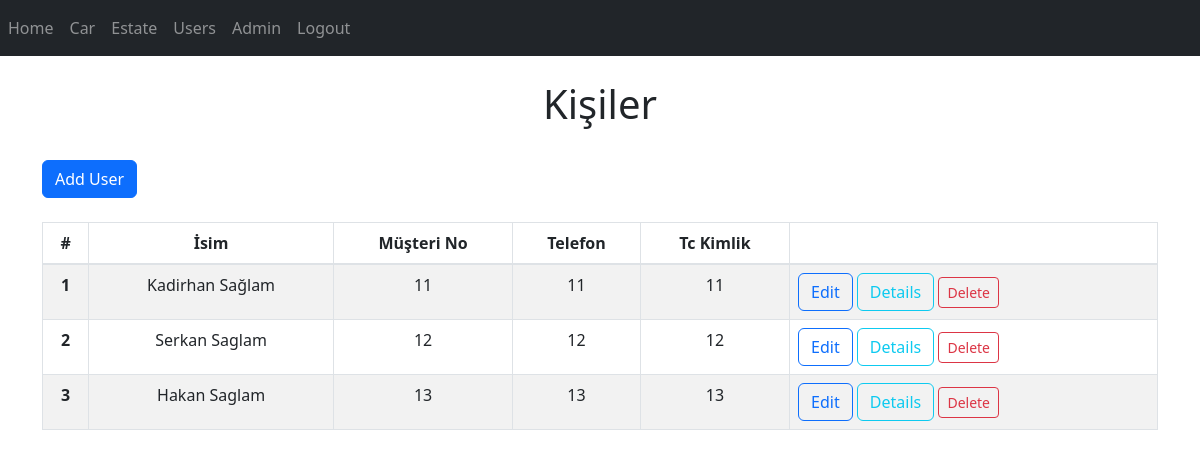
Screenshot of /users (signed in) with the database file from the repository.
### website/models.py (models this page shows)
class Customer(db.Model):
    id = db.Column(db.Integer, primary_key=True)
    estates = db.relationship('Estate')
    name = db.Column(db.String(150))
    customer_id =  db.Column(db.Integer)
    phone =  db.Column(db.Integer)
    tc =  db.Column(db.Integer)

### website/views.py (the view)
@views.route('/users', methods=['GET', 'POST'])
@login_required
def users():
    return render_template('users.html', user=current_user, customers=Customer.query.all())

### website/__init__.py (called while the page is built)
def create_app():
    app = Flask(__name__)
    app.config['SECRET_KEY'] = 'mokoko'
    app.config['SQLALCHEMY_DATABASE_URI'] = f'sqlite:///{DB_NAME}'
    db.init_app(app)
    from .views import views
    from .auth import auth
    app.register_blueprint(views, url_prefix='/')
    app.register_blueprint(auth, url_prefix='/')
    from .models import User, Note
    with app.app_context():
        db.create_all()
    login_manager = LoginManager()
    login_manager.login_view = 'auth.login'
    login_manager.init_app(app)
    @login_manager.user_loader
    def load_user(id):
        return User.query.get(int(id))
    return app

### website/templates/users.html (shortened to what this page needs)
{% extends "base.html" %}
{% block content%}
<br>
<h1 align="center">Kişiler</h1>
<br>
<button id="addUserBtn" class="btn btn-primary btn-xs" data-bs-toggle="modal" data-bs-target="#adduser"> Add User
</button>
<br>
<br>
<table id="userTable" class="table table-bordered table-condensed table-striped table-hover">
    <thead>
        <tr>
            <th style="text-align:center" scope="col">#</th>
            <th style="text-align:center" scope="col">İsim</th>
            <th style="text-align:center" scope="col">Müşteri No</th>
            <th style="text-align:center" scope="col">Telefon</th>
            <th style="text-align:center" scope="col">Tc Kimlik</th>
            <th style="text-align:center" scope="col"></th>
        </tr>
    </thead>
    <tbody class="table-group-divider">
        {% set counter = 0 %}
        {% for customer in customers %}
        <tr>
            <th scope="row" style="text-align:center">{{ loop.index }}</th>
            <td style="text-align:center">{{ customer.name }} </td>
            <td style="text-align:center">{{ customer.customer_id }}</td>
            <td style="text-align:center">{{ customer.phone }}</td>
            <td style="text-align:center">{{ customer.tc }}</td>
            <td>
                <button id="editUserBtn" href="#editUserModal" class="btn btn-outline-primary btn-xs"
                    data-bs-toggle="modal" data-bs-target="#editUserModal" data-user_id="{{ customer.id }}"
                    data-name="{{ customer.name }}" data-customerid="{{ customer.customer_id }}"
                    data-phone="{{ customer.phone }}" data-tc="{{ customer.tc }}"> Edit
                </button>
                <button id="detailsUserBtn" class="btn btn-outline-info btn-xs" data-user_id="{{ customer.id }}">
                    Details
                </button>
                <button id="deleteUserBtn" class="btn btn-sm btn-outline-danger" data-user_id="{{ customer.id }}">
                    Delete </button>
            </td>
        </tr>
        {% endfor %}
    </tbody>
</table>
{% endblock %}

### rows the page displays
Customer: name "Kadirhan Sağlam", customer_id "11", phone "11", tc "11"
Customer: name "Serkan Saglam", customer_id "12", phone "12", tc "12"
Customer: name "Hakan Saglam", customer_id "13", phone "13", tc "13"
